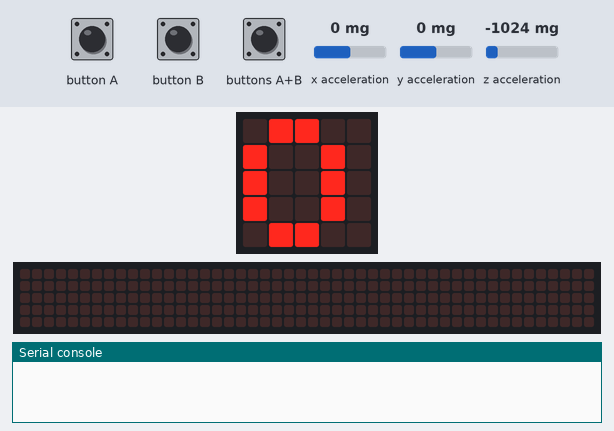
A program run on a simulated BBC micro:bit (MakeCode). Shown: the board's 5×5 LED display, a strip that is not on the board, showing the scrolling text unrolled, the last lines printed to the serial console. The inputs (shaded band) are chosen by the test bench; at power-on: x acceleration 0 mg, y acceleration 0 mg, z acceleration -1024 mg. No radio messages arrive unless stated (any console line starting 'radio sent:' is added by the test bench); the 48×5 strip is a reading aid, not a part: it shows the text the display is scrolling, unrolled, one strip-width of it at a time.

Above: at 3.5 s.
3.6 s: buttons A+B pressed for 0.15 s
At 3.82 s:
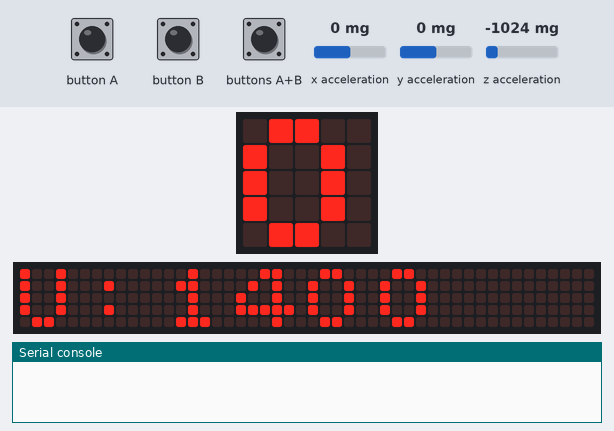
At 4.27 s:
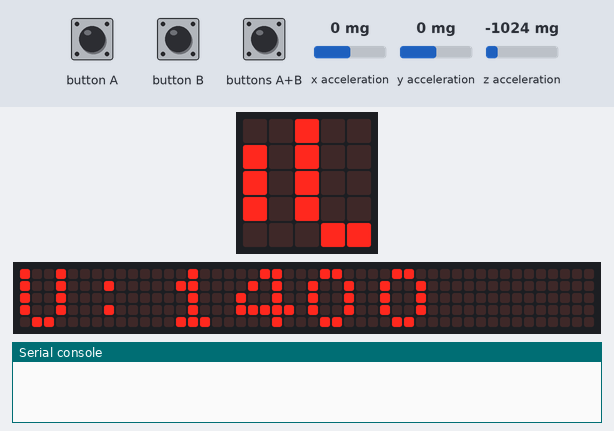
4.3 s: x acceleration set to -1440 mg
7.3 s: buttons A+B pressed for 1 s
8.9 s: button B pressed for 0.15 s
9.6 s: button A pressed for 0.15 s
At 10.6 s:
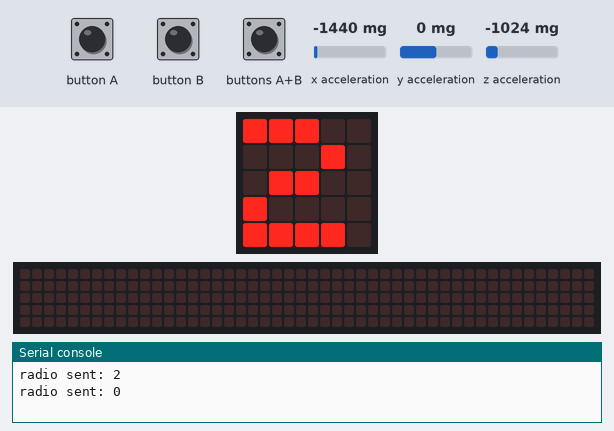
At 12.67 s:
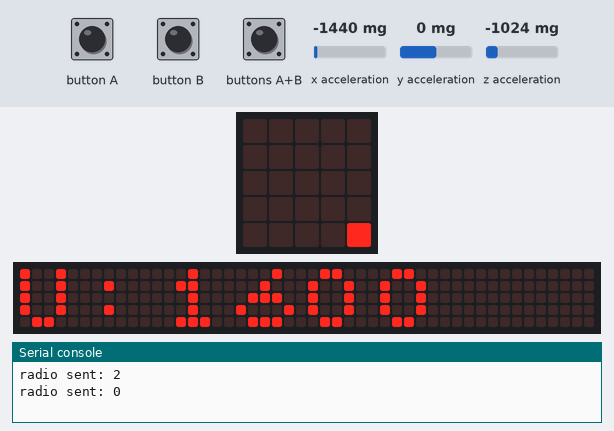

Measured:
- after the input at 3.6 s, the display: changes after 0.15 s (image 1)
- what the display in image 3 shows lasts 0.7 s, from 10.1 s to 10.8 s

The program:

send_steps.py
```python
# Función para botón A - mostrar total
# Función para botón B - reiniciar
# Función para botones A+B - ajustar umbral
# Registrar eventos de botones

def on_button_pressed_a():
    if pasos < 100:
        basic.show_number(pasos)
    else:
        basic.show_string("" + str(pasos))
    basic.pause(2000)
    basic.clear_screen()
input.on_button_pressed(Button.A, on_button_pressed_a)

def on_button_pressed_ab():
    global umbral
    umbral += 200
    basic.show_string("U:" + ("" + str(umbral)))
    basic.pause(2000)
    basic.clear_screen()
input.on_button_pressed(Button.AB, on_button_pressed_ab)

def on_button_pressed_b():
    global pasos
    pasos = 0
    basic.show_string("0")
    basic.pause(1000)
    basic.clear_screen()
input.on_button_pressed(Button.B, on_button_pressed_b)

def obtener_aceleracion_total():
    global x, y, z, total
    # Calcula la aceleración total
    x = input.acceleration(Dimension.X)
    y = input.acceleration(Dimension.Y)
    z = input.acceleration(Dimension.Z)
    # Suma de valores absolutos para aproximar magnitud
    total = abs(x) + abs(y) + abs(z)
    return total
ultimo_tiempo = 0
aceleracion_anterior = 0
tiempo_actual = 0
aceleracion_actual = 0
enviado = 0
total = 0
z = 0
y = 0
x = 0
pasos = 0
umbral = 0
umbral = 1200
tiempo_minimo = 100
# Inicialización
basic.show_icon(IconNames.HEART)
basic.pause(1000)
basic.show_string("0")
radio.set_group(24)

def on_every_interval():
    global enviado
    if pasos != enviado:
        radio.send_number(pasos)
        enviado = pasos
loops.every_interval(1000, on_every_interval)

# Iniciar bucle principal

def on_forever():
    global aceleracion_actual, tiempo_actual, pasos, ultimo_tiempo, aceleracion_anterior
    # Obtener aceleración actual
    aceleracion_actual = obtener_aceleracion_total()
    # Obtener tiempo actual
    tiempo_actual = input.running_time()
    # Detectar paso: pico de aceleración
    if aceleracion_actual > umbral and aceleracion_anterior <= umbral and tiempo_actual - ultimo_tiempo > tiempo_minimo:
        # Paso detectado
        pasos += 2
        ultimo_tiempo = tiempo_actual
        # Mostrar el número completo de pasos
        if pasos < 10:
            basic.show_number(pasos)
        else:
            basic.show_string("" + str(pasos))
        basic.pause(1000)
        basic.clear_screen()
    # Actualizar aceleración anterior
    aceleracion_anterior = aceleracion_actual
basic.forever(on_forever)
```
